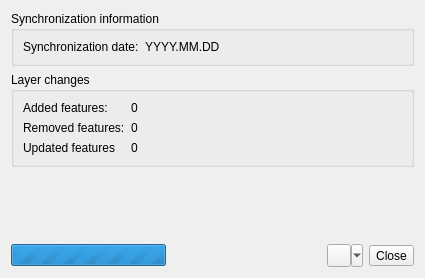
<?xml version="1.0" encoding="UTF-8"?>
<ui version="4.0">
 <class>DetachedLayerStatusDialogBase</class>
 <widget class="QDialog" name="DetachedLayerStatusDialogBase">
  <property name="geometry">
   <rect>
    <x>0</x>
    <y>0</y>
    <width>425</width>
    <height>278</height>
   </rect>
  </property>
  <property name="windowTitle">
   <string>Layer status</string>
  </property>
  <layout class="QVBoxLayout" name="verticalLayout_2">
   <item>
    <widget class="QGroupBox" name="groupBox_3">
     <property name="title">
      <string>Synchronization information</string>
     </property>
     <layout class="QFormLayout" name="formLayout_3">
      <item row="0" column="0">
       <widget class="QLabel" name="label_2">
        <property name="text">
         <string>Synchronization date:</string>
        </property>
       </widget>
      </item>
      <item row="0" column="1">
       <widget class="QLabel" name="latestUpdateLabel">
        <property name="text">
         <string>YYYY.MM.DD</string>
        </property>
       </widget>
      </item>
     </layout>
    </widget>
   </item>
   <item>
    <widget class="QStackedWidget" name="stackedWidget">
     <property name="sizePolicy">
      <sizepolicy hsizetype="Preferred" vsizetype="Maximum">
       <horstretch>0</horstretch>
       <verstretch>0</verstretch>
      </sizepolicy>
     </property>
     <property name="currentIndex">
      <number>0</number>
     </property>
     <widget class="QWidget" name="changesPage">
      <layout class="QVBoxLayout" name="verticalLayout">
       <property name="leftMargin">
        <number>0</number>
       </property>
       <property name="topMargin">
        <number>0</number>
       </property>
       <property name="rightMargin">
        <number>0</number>
       </property>
       <property name="bottomMargin">
        <number>0</number>
       </property>
       <item>
        <widget class="QGroupBox" name="groupBox">
         <property name="title">
          <string>Layer changes</string>
         </property>
         <layout class="QVBoxLayout" name="verticalLayout_3">
          <item>
           <layout class="QFormLayout" name="formLayout">
            <item row="0" column="0">
             <widget class="QLabel" name="label">
              <property name="text">
               <string>Added features:</string>
              </property>
             </widget>
            </item>
            <item row="0" column="1">
             <widget class="QLabel" name="addedFeaturesLabel">
              <property name="text">
               <string>0</string>
              </property>
             </widget>
            </item>
            <item row="1" column="0">
             <widget class="QLabel" name="label_3">
              <property name="text">
               <string>Removed features:</string>
              </property>
             </widget>
            </item>
            <item row="1" column="1">
             <widget class="QLabel" name="removedFeaturesLabel">
              <property name="text">
               <string>0</string>
              </property>
             </widget>
            </item>
            <item row="2" column="0">
             <widget class="QLabel" name="label_5">
              <property name="text">
               <string>Updated features</string>
              </property>
             </widget>
            </item>
            <item row="2" column="1">
             <widget class="QLabel" name="updatedFeaturesLabel">
              <property name="text">
               <string>0</string>
              </property>
             </widget>
            </item>
           </layout>
          </item>
         </layout>
        </widget>
       </item>
      </layout>
     </widget>
     <widget class="QWidget" name="errorPage">
      <layout class="QVBoxLayout" name="verticalLayout_4">
       <property name="leftMargin">
        <number>0</number>
       </property>
       <property name="topMargin">
        <number>0</number>
       </property>
       <property name="rightMargin">
        <number>0</number>
       </property>
       <property name="bottomMargin">
        <number>0</number>
       </property>
       <item>
        <widget class="QGroupBox" name="groupBox_2">
         <property name="title">
          <string>Layer status</string>
         </property>
         <layout class="QVBoxLayout" name="verticalLayout_5">
          <item>
           <widget class="QLabel" name="statusLabel">
            <property name="text">
             <string/>
            </property>
           </widget>
          </item>
         </layout>
        </widget>
       </item>
      </layout>
     </widget>
    </widget>
   </item>
   <item>
    <spacer name="verticalSpacer">
     <property name="orientation">
      <enum>Qt::Vertical</enum>
     </property>
     <property name="sizeType">
      <enum>QSizePolicy::Expanding</enum>
     </property>
     <property name="sizeHint" stdset="0">
      <size>
       <width>20</width>
       <height>40</height>
      </size>
     </property>
    </spacer>
   </item>
   <item>
    <layout class="QHBoxLayout" name="horizontalLayout">
     <item>
      <widget class="QProgressBar" name="progressBar">
       <property name="minimum">
        <number>0</number>
       </property>
       <property name="maximum">
        <number>0</number>
       </property>
       <property name="value">
        <number>-1</number>
       </property>
      </widget>
     </item>
     <item>
      <spacer name="horizontalSpacer">
       <property name="orientation">
        <enum>Qt::Horizontal</enum>
       </property>
       <property name="sizeHint" stdset="0">
        <size>
         <width>40</width>
         <height>20</height>
        </size>
       </property>
      </spacer>
     </item>
     <item>
      <widget class="QToolButton" name="syncButton">
       <property name="text">
        <string/>
       </property>
       <property name="popupMode">
        <enum>QToolButton::MenuButtonPopup</enum>
       </property>
       <property name="toolButtonStyle">
        <enum>Qt::ToolButtonTextBesideIcon</enum>
       </property>
      </widget>
     </item>
     <item>
      <widget class="QToolButton" name="closeButton">
       <property name="text">
        <string>Close</string>
       </property>
       <property name="toolButtonStyle">
        <enum>Qt::ToolButtonTextBesideIcon</enum>
       </property>
      </widget>
     </item>
    </layout>
   </item>
  </layout>
 </widget>
 <resources/>
 <connections/>
</ui>
